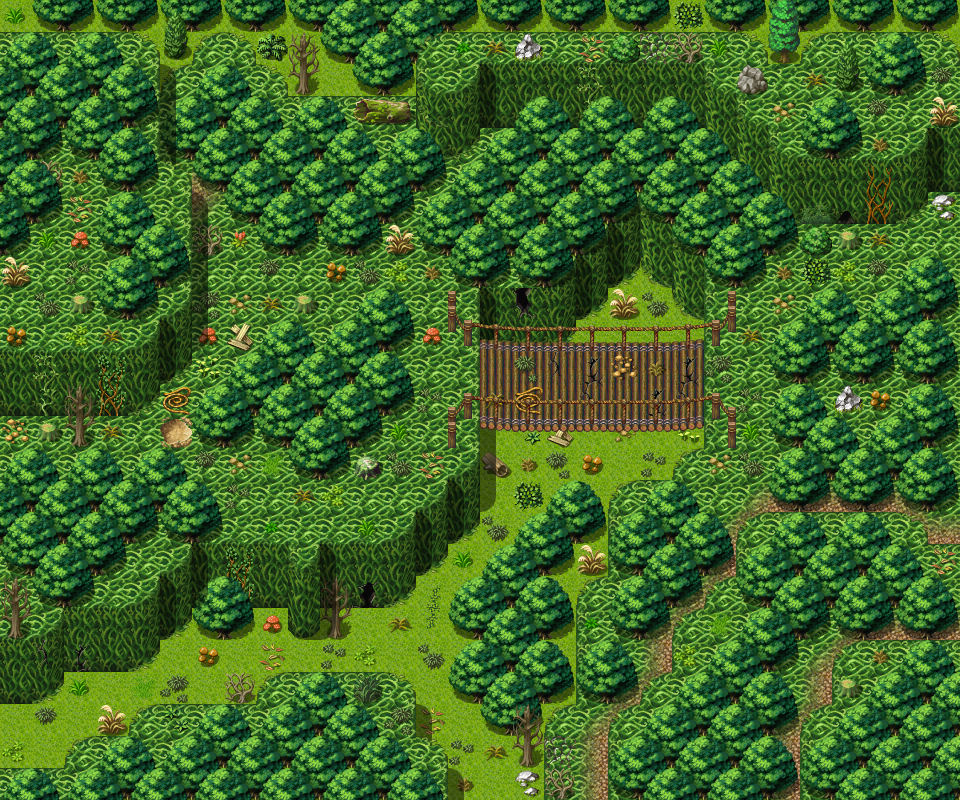

This is a level from a 2D game, rendered from its Tiled map with the project's own tilesets. A one-line summary and the map file follow, with tile-layer data summarised:
An orthogonal 30x25 tile map with 32x32 px tiles, 3 tile layers (Ground, Objects, Above), 1 hidden layer not drawn, 20 tilesets and 22 objects (17x spawn, 5x mapchange).

<map version="1.0" orientation="orthogonal" width="30" height="25" tilewidth="32" tileheight="32">
    <properties>
        <property name="outdoors" value="1" />
    </properties>
    <tileset firstgid="1" name="map_6" tilewidth="32" tileheight="32">
        <image source="../drawable/map_6.png" width="256" height="256" />
    </tileset>
    <tileset firstgid="65" name="map_35" tilewidth="32" tileheight="32">
        <image source="../drawable/map_35.png" width="256" height="256" />
    </tileset>
    <tileset firstgid="129" name="map_36" tilewidth="32" tileheight="32">
        <image source="../drawable/map_36.png" width="256" height="256" />
    </tileset>
    <tileset firstgid="193" name="map_9" tilewidth="32" tileheight="32">
        <image source="../drawable/map_9.png" width="256" height="256" />
    </tileset>
    <tileset firstgid="257" name="map_16" tilewidth="32" tileheight="32">
        <image source="../drawable/map_16.png" width="256" height="256" />
    </tileset>
    <tileset firstgid="321" name="map_19" tilewidth="32" tileheight="32">
        <image source="../drawable/map_19.png" width="256" height="256" />
    </tileset>
    <tileset firstgid="385" name="map_17" tilewidth="32" tileheight="32">
        <image source="../drawable/map_17.png" width="256" height="256" />
    </tileset>
    <tileset firstgid="449" name="map_4" tilewidth="32" tileheight="32">
        <image source="../drawable/map_4.png" width="256" height="256" />
    </tileset>
    <tileset firstgid="513" name="map_0" tilewidth="32" tileheight="32">
        <image source="../drawable/map_0.png" width="256" height="256" />
    </tileset>
    <tileset firstgid="577" name="map_5" tilewidth="32" tileheight="32">
        <image source="../drawable/map_5.png" width="256" height="256" />
    </tileset>
    <tileset firstgid="641" name="map_1" tilewidth="32" tileheight="32">
        <image source="../drawable/map_1.png" width="256" height="256" />
    </tileset>
    <tileset firstgid="705" name="map_7" tilewidth="32" tileheight="32">
        <image source="../drawable/map_7.png" width="256" height="256" />
    </tileset>
    <tileset firstgid="769" name="map_3" tilewidth="32" tileheight="32">
        <image source="../drawable/map_3.png" width="256" height="256" />
    </tileset>
    <tileset firstgid="833" name="map_10" tilewidth="32" tileheight="32">
        <image source="../drawable/map_10.png" width="256" height="256" />
    </tileset>
    <tileset firstgid="897" name="map_2" tilewidth="32" tileheight="32">
        <image source="../drawable/map_2.png" width="256" height="256" />
    </tileset>
    <tileset firstgid="961" name="map_8" tilewidth="32" tileheight="32">
        <image source="../drawable/map_8.png" width="256" height="256" />
    </tileset>
    <tileset firstgid="1025" name="map_18" tilewidth="32" tileheight="32">
        <image source="../drawable/map_18.png" width="256" height="256" />
    </tileset>
    <tileset firstgid="1089" name="map_27" tilewidth="32" tileheight="32">
        <image source="../drawable/map_27.png" width="256" height="256" />
    </tileset>
    <tileset firstgid="1153" name="map_26" tilewidth="32" tileheight="32">
        <image source="../drawable/map_26.png" width="256" height="256" />
    </tileset>
    <tileset firstgid="1217" name="map_20" tilewidth="32" tileheight="32">
        <image source="../drawable/map_20.png" width="256" height="256" />
    </tileset>
    <layer name="Ground" width="30" height="25">
        <data>[750 cells, 750 non-empty, 16 distinct tile ids]</data>
    </layer>
    <layer name="Objects" width="30" height="25">
        <data>[750 cells, 603 non-empty, 84 distinct tile ids]</data>
    </layer>
    <layer name="Above" width="30" height="25">
        <data>[750 cells, 128 non-empty, 22 distinct tile ids]</data>
    </layer>
    <layer name="Walkable" width="30" height="25" visible="0">
        <data>[750 cells, 581 non-empty, 1 distinct tile ids]</data>
    </layer>
    <objectgroup name="Mapevents">
        <object name="west3" type="mapchange" x="0" y="288" width="32" height="64">
            <properties>
                <property name="map" value="lodar3" />
                <property name="place" value="east2" />
            </properties>
        </object>
        <object name="west2" type="mapchange" x="0" y="416" width="32" height="64">
            <properties>
                <property name="map" value="lodar3" />
                <property name="place" value="east1" />
            </properties>
        </object>
        <object name="west1" type="mapchange" x="0" y="704" width="32" height="64">
            <properties>
                <property name="map" value="lodar4" />
                <property name="place" value="east2" />
            </properties>
        </object>
        <object name="south" type="mapchange" x="448" y="768" width="96" height="32">
            <properties>
                <property name="map" value="lodar11" />
                <property name="place" value="north" />
            </properties>
        </object>
        <object name="east" type="mapchange" x="928" y="192" width="32" height="96">
            <properties>
                <property name="map" value="lodar10" />
                <property name="place" value="west" />
            </properties>
        </object>
    </objectgroup>
    <objectgroup name="Spawn">
        <object name="khakin1" type="spawn" x="736" y="224" width="160" height="128">
            <properties>
                <property name="quantity" value="2" />
                <property name="spawngroup" value="khakin1" />
            </properties>
        </object>
        <object name="khakin1_1" type="spawn" x="704" y="416" width="96" height="128">
            <properties>
                <property name="spawngroup" value="khakin1" />
            </properties>
        </object>
        <object name="khakin2" type="spawn" x="480" y="352" width="64" height="64">
            <properties>
                <property name="quantity" value="2" />
                <property name="spawngroup" value="khakin2" />
            </properties>
        </object>
        <object name="khakin2_1" type="spawn" x="544" y="352" width="64" height="64">
            <properties>
                <property name="quantity" value="2" />
                <property name="spawngroup" value="khakin2" />
            </properties>
        </object>
        <object name="khakin3" type="spawn" x="608" y="352" width="64" height="64">
            <properties>
                <property name="quantity" value="2" />
                <property name="spawngroup" value="khakin3" />
            </properties>
        </object>
        <object name="khakin1_2" type="spawn" x="672" y="352" width="64" height="64">
            <properties>
                <property name="quantity" value="2" />
                <property name="spawngroup" value="khakin1" />
            </properties>
        </object>
        <object name="khakin2_2" type="spawn" x="160" y="224" width="288" height="160">
            <properties>
                <property name="quantity" value="3" />
                <property name="spawngroup" value="khakin2" />
            </properties>
        </object>
        <object name="khakin2_3" type="spawn" x="64" y="448" width="32" height="32">
            <properties>
                <property name="spawngroup" value="khakin2" />
            </properties>
        </object>
        <object name="khakin3_1" type="spawn" x="64" y="160" width="96" height="192">
            <properties>
                <property name="quantity" value="2" />
                <property name="spawngroup" value="khakin3" />
            </properties>
        </object>
        </objectgroup>
    <objectgroup name="Keys" />
</map>
<!-- 8 of 22 objects omitted -->
